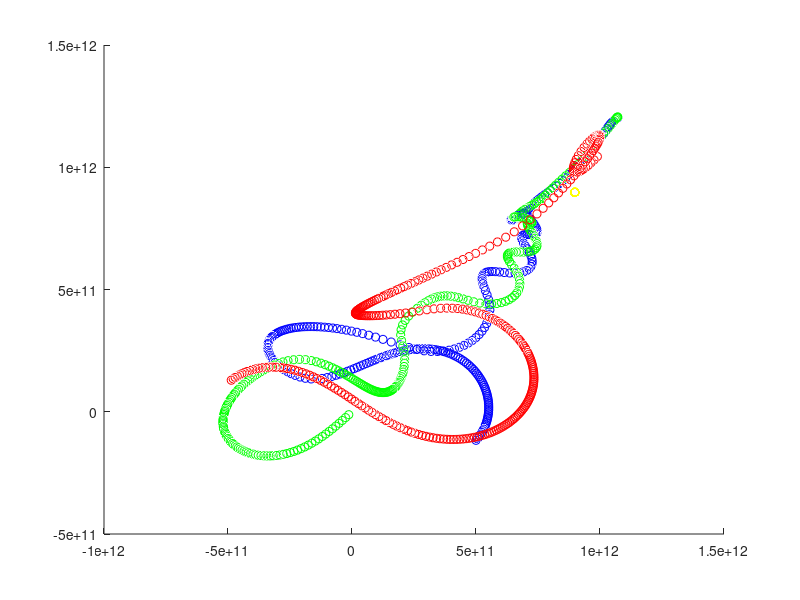

The MATLAB source for this figure:
% 3D  four body simulation

clear all
clc
close all
hold on


%axis([0 500000 0 10e+39])

h=60*60*240;

G= 6.67408 * 10^-11;

SM = 1.98855*10^30;

AU =1.49597871 * 10^11;


xa0 = 3.3030197*AU;
xav0 = 1.58743376*4.7437*10^3;
ya0 = -0.822771837*AU;
yav0 = 1.47221479*4.7437*10^3;
za0 = -0.822771837*AU;
zav0 = -1.47221479*4.7437*10^3;

xb0 = -3.3030197*AU;
xbv0 = 1.58743376*4.7437*10^3;
yb0 = 0.822771837*AU;
ybv0 = 1.47221479*4.7437*10^3;
zb0 = 0.822771837*AU;
zbv0 = 1.47221479*4.7437*10^3;

xc0 = 0;
xcv0 = -3.174867535*4.7437*10^3;
yc0 = 0;
ycv0 = -2.94442961*4.7437*10^3;
zc0 = 0;
zcv0 = -2.94442961*4.7437*10^3;

xd0 = 6*AU;
xdv0 = 1000;
yd0 = 6*AU;
ydv0 = 0;
zd0 = 6*AU;
zdv0 = 0;



%{
xa0 = AU;
xav0 = 0;
ya0 = 0;
yav0 = sqrt(G*SM*3/(AU*2));

xb0 = -AU;
xbv0 = 0;
yb0 = 0;
ybv0 = -sqrt(G*SM*3/(AU*2));

xc0 = 0;
xcv0 = 0;
yc0 = 0;
ycv0 = 0;
%}
E=zeros(50000,1);

for t = 1:300
    
    t 
    %step1
     xat1 = xa0 + h*(xav0)/3;
     xavt1 = xav0 - h*(G*SM*( (xa0-xb0)/( (xa0-xb0)^2+ (ya0-yb0)^2 +(za0-zb0)^2)^(3/2)   ...
                            + (xa0-xc0)/( (xa0-xc0)^2+ (ya0-yc0)^2 + (za0-zc0)^2)^(3/2) ...
                            + (xa0-xd0)/( (xa0-xd0)^2+ (ya0-yd0)^2 + (za0-zd0)^2)^(3/2)));
     
     xbt1 = xb0 + h*(xbv0)/3;
     xbvt1 = xbv0 - h*(G*SM*( (xb0-xa0)/( (xb0-xa0)^2+ (yb0-ya0)^2 +(zb0-za0)^2)^(3/2)     ... 
                             + (xb0-xc0)/( (xb0-xc0)^2+ (yb0-yc0)^2 +(zb0-zc0)^2)^(3/2)    ...
                             + (xb0-xd0)/( (xb0-xd0)^2+ (yb0-yd0)^2 +(zb0-zd0)^2)^(3/2)));
     
     xct1 = xc0 + h*(xcv0)/3;
     xcvt1 = xcv0 - h*(G*SM*( (xc0-xa0)/( (xc0-xa0)^2+ (yc0-ya0)^2 +(zc0-za0)^2)^(3/2)   ...
                            + (xc0-xb0)/( (xc0-xb0)^2+ (yc0-yb0)^2 +(zc0-zb0)^2)^(3/2)    ...
                            + (xc0-xd0)/( (xc0-xd0)^2+ (yc0-yd0)^2 +(zc0-zd0)^2)^(3/2)));
                            
     xdt1 = xd0 + h*(xdv0)/3;
     xdvt1 = xdv0 - h*(G*SM*( (xd0-xa0)/( (xd0-xa0)^2+ (yd0-ya0)^2 +(zd0-za0)^2)^(3/2)   ...
                            + (xd0-xb0)/( (xd0-xb0)^2+ (yd0-yb0)^2 +(zd0-zb0)^2)^(3/2)    ...
                            + (xd0-xc0)/( (xd0-xc0)^2+ (yd0-yc0)^2 +(zc0-zc0)^2)^(3/2)));
 
                            
                            
     
     yat1 = ya0 + h*(yav0)/3;
     yavt1 =yav0 - h*(G*SM*( (ya0-yb0)/( (xa0-xb0)^2+ (ya0-yb0)^2 +(za0-zb0)^2)^(3/2)      ...
                            + (ya0-yc0)/( (xa0-xc0)^2+ (ya0-yc0)^2 + (za0-zc0)^2)^(3/2)   ...
                            + (ya0-yd0)/( (xa0-xd0)^2+ (ya0-yd0)^2 + (za0-zd0)^2)^(3/2)));
     
     ybt1 = yb0 + h*(ybv0)/3;
     ybvt1 = ybv0 - h*(G*SM*( (yb0-ya0)/( (xb0-xa0)^2+ (yb0-ya0)^2 +(zb0-za0)^2)^(3/2)      ...
                             + (yb0-yc0)/( (xb0-xc0)^2+ (yb0-yc0)^2 +(zb0-zc0)^2)^(3/2)    ...
                             + (yb0-yd0)/( (xb0-xd0)^2+ (yb0-yd0)^2 +(zb0-zd0)^2)^(3/2)));
     
     yct1 = yc0 + h*(ycv0)/3;
     ycvt1 = ycv0 - h*(G*SM*( (yc0-ya0)/( (xc0-xa0)^2+ (yc0-ya0)^2 +(zc0-za0)^2)^(3/2)   ...
                            + (yc0-yb0)/( (xc0-xb0)^2+ (yc0-yb0)^2 +(zc0-zb0)^2)^(3/2)    ...
                            + (yc0-yd0)/( (xc0-xd0)^2+ (yc0-yd0)^2 +(zc0-zd0)^2)^(3/2)));
                            
     ydt1 = yd0 + h*(ydv0)/3;
     ydvt1 = ydv0 - h*(G*SM*( (yd0-ya0)/( (xd0-xa0)^2+ (yd0-ya0)^2 +(zd0-za0)^2)^(3/2)   ...
                            + (yd0-yb0)/( (xd0-xb0)^2+ (yd0-yb0)^2 +(zd0-zb0)^2)^(3/2)    ...
                            + (yd0-yc0)/( (xd0-xc0)^2+ (yd0-yc0)^2 +(zc0-zc0)^2)^(3/2)));
                            

                            
                            
                            
     zat1 = za0 + h*(zav0)/3;
     zavt1 =zav0 - h*(G*SM*( (ya0-yb0)/( (za0-zb0)^2+ (ya0-yb0)^2 +(za0-zb0)^2)^(3/2)      ...
                            + (ya0-yc0)/( (za0-zc0)^2+ (ya0-yc0)^2 + (za0-zc0)^2)^(3/2)   ...
                            + (ya0-yd0)/( (za0-zd0)^2+ (ya0-yd0)^2 + (za0-zd0)^2)^(3/2)));
 
     zbt1 = zb0 + h*(zbv0)/3;
     zbvt1 =zbv0 - h*(G*SM*( (zb0-za0)/( (xb0-xa0)^2+ (yb0-ya0)^2 +(zb0-za0)^2)^(3/2)      ...
                             + (zb0-zc0)/( (xb0-xc0)^2+ (yb0-yc0)^2 +(zb0-zc0)^2)^(3/2)    ...
                             + (zb0-zd0)/( (xb0-xd0)^2+ (yb0-yd0)^2 +(zb0-zd0)^2)^(3/2)));
     
     zct1 = zc0 + h*(zcv0)/3;
     zcvt1 = zcv0 - h*(G*SM*( (zc0-za0)/( (xc0-xa0)^2+ (yc0-ya0)^2 +(zc0-za0)^2)^(3/2)   ...
                            + (zc0-zb0)/( (xc0-xb0)^2+ (yc0-yb0)^2 +(zc0-zb0)^2)^(3/2)    ...
                            + (zc0-zd0)/( (xc0-xd0)^2+ (yc0-yd0)^2 +(zc0-zd0)^2)^(3/2)));
                            
     zdt1 = zd0 + h*(zdv0)/3;
     zdvt1 = zdv0 - h*(G*SM*( (zd0-za0)/( (xd0-xa0)^2+ (yd0-ya0)^2 +(zd0-za0)^2)^(3/2)   ...
                            + (zd0-zb0)/( (xd0-xb0)^2+ (yd0-yb0)^2 +(zd0-zb0)^2)^(3/2)    ...
                            + (zd0-zc0)/( (xd0-xc0)^2+ (yd0-yc0)^2 +(zc0-zc0)^2)^(3/2)));
                            
     

                            
                            
     %step 2
     
     xat2 = xa0 + 2*h*(xavt1)/3;
     xavt2 = xav0 - 2*h*(G*SM*( (xat1-xbt1)/( (xat1-xbt1)^2+ (yat1-ybt1)^2 + (zat1-zbt1)^2)^(3/2)     ... 
                              + (xat1-xct1)/( (xat1-xct1)^2+ (yat1-yct1)^2 + (zat1-zct1)^2)^(3/2)    ...
                              + (xat1-xdt1)/( (xat1-xdt1)^2+ (yat1-ydt1)^2 + (zat1-zdt1)^2)^(3/2)));
     
     xbt2 = xb0 + 2*h*(xbvt1)/3;
     xbvt2 = xbv0 - 2*h*(G*SM*( (xbt1-xat1)/( (xbt1-xat1)^2+ (ybt1-yat1)^2 + (zbt1-zat1)^2)^(3/2)    ...
                              + (xbt1-xct1)/( (xbt1-xct1)^2+ (ybt1-yct1)^2 + (zbt1-zct1)^2)^(3/2)    ...
                              + (xbt1-xdt1)/( (xbt1-xdt1)^2+ (ybt1-ydt1)^2 + (zbt1-zdt1)^2)^(3/2)));
     
     xct2 = xc0 + 2*h*(xcvt1)/3;
     xcvt2 = xcv0 - 2*h*(G*SM*( (xct1-xat1)/( (xct1-xat1)^2+ (yct1-yat1)^2 + (zct1-zat1)^2)^(3/2)      ...
                              + (xct1-xbt1)/( (xct1-xbt1)^2+ (yct1-ybt1)^2 + (zct1-zbt1)^2)^(3/2)    ...
                              + (xct1-xdt1)/( (xct1-xdt1)^2+ (yct1-ydt1)^2 + (zct1-zdt1)^2)^(3/2)));
     
     xdt2 = xd0 + 2*h*(xdvt1)/3;
     xdvt2 = xdv0 - 2*h*(G*SM*( (xdt1-xat1)/( (xdt1-xat1)^2+ (ydt1-yat1)^2 + (zdt1-zat1)^2)^(3/2)      ...
                              + (xdt1-xbt1)/( (xdt1-xbt1)^2+ (ydt1-ybt1)^2 + (zdt1-zbt1)^2)^(3/2)    ...
                              + (xdt1-xct1)/( (xdt1-xct1)^2+ (ydt1-yct1)^2 + (zdt1-zct1)^2)^(3/2)));
                              

                              
                              
     yat2 = ya0 + 2*h*(xavt1)/3;
     yavt2 = yav0 - 2*h*(G*SM*( (yat1-ybt1)/( (xat1-xbt1)^2+ (yat1-ybt1)^2 + (zat1-zbt1)^2)^(3/2)      ...
                              + (yat1-yct1)/( (xat1-xct1)^2+ (yat1-yct1)^2 + (zat1-zct1)^2)^(3/2)    ...
                              + (yat1-ydt1)/( (xat1-xdt1)^2+ (yat1-ydt1)^2 + (zat1-zdt1)^2)^(3/2)));
     
     ybt2 = yb0 + 2*h*(ybvt1)/3;
     ybvt2 = ybv0 - 2*h*(G*SM*( (ybt1-yat1)/( (xbt1-xat1)^2+ (ybt1-yat1)^2 + (zbt1-zat1)^2)^(3/2)    ...
                              + (ybt1-yct1)/( (xbt1-xct1)^2+ (ybt1-yct1)^2 + (zbt1-zct1)^2)^(3/2)    ...
                              + (ybt1-ydt1)/( (xbt1-xdt1)^2+ (ybt1-ydt1)^2 + (zbt1-zdt1)^2)^(3/2)));
     
     yct2 = yc0 + 2*h*(ycvt1)/3;
     ycvt2 = ycv0 - 2*h*(G*SM*( (yct1-yat1)/( (xct1-xat1)^2+ (yct1-yat1)^2 + (zct1-zat1)^2)^(3/2)      ...
                              + (yct1-ybt1)/( (xct1-xbt1)^2+ (yct1-ybt1)^2 + (zct1-zbt1)^2)^(3/2)    ...
                              + (yct1-ydt1)/( (xct1-xdt1)^2+ (yct1-ydt1)^2 + (zct1-zdt1)^2)^(3/2)));
     
     ydt2 = yd0 + 2*h*(ydvt1)/3;
     ydvt2 = ydv0 - 2*h*(G*SM*( (ydt1-yat1)/( (xdt1-xat1)^2+ (ydt1-yat1)^2 + (zdt1-zat1)^2)^(3/2)      ...
                              + (ydt1-ybt1)/( (xdt1-xbt1)^2+ (ydt1-ybt1)^2 + (zdt1-zbt1)^2)^(3/2)    ...
                              + (ydt1-yct1)/( (xdt1-xct1)^2+ (ydt1-yct1)^2 + (zdt1-zct1)^2)^(3/2)));
                              
                              
                              
                              
                              
     zat2 = za0 + 2*h*(xavt1)/3;
     zavt2 = zav0 - 2*h*(G*SM*( (zat1-zbt1)/( (xat1-xbt1)^2+ (yat1-ybt1)^2 + (zat1-zbt1)^2)^(3/2)      ...
                              + (zat1-zct1)/( (xat1-xct1)^2+ (yat1-yct1)^2 + (zat1-zct1)^2)^(3/2)    ...
                              + (zat1-zdt1)/( (xat1-xdt1)^2+ (yat1-ydt1)^2 + (zat1-zdt1)^2)^(3/2)));
     
     zbt2 = zb0 + 2*h*(zbvt1)/3;
     zbvt2 = zbv0 - 2*h*(G*SM*( (zbt1-zat1)/( (xbt1-xat1)^2+ (ybt1-yat1)^2 + (zbt1-zat1)^2)^(3/2)    ...
                              + (zbt1-zct1)/( (xbt1-xct1)^2+ (ybt1-yct1)^2 + (zbt1-zct1)^2)^(3/2)    ...
                              + (zbt1-zdt1)/( (xbt1-xdt1)^2+ (ybt1-ydt1)^2 + (zbt1-zdt1)^2)^(3/2)));
     
     zct2 = zc0 + 2*h*(zcvt1)/3;
     zcvt2 = zcv0 - 2*h*(G*SM*( (zct1-zat1)/( (xct1-xat1)^2+ (yct1-yat1)^2 + (zct1-zat1)^2)^(3/2)      ...
                              + (zct1-zbt1)/( (xct1-xbt1)^2+ (yct1-ybt1)^2 + (zct1-zbt1)^2)^(3/2)    ...
                              + (zct1-zdt1)/( (xct1-xdt1)^2+ (yct1-ydt1)^2 + (zct1-zdt1)^2)^(3/2)));
     
     zdt2 = zd0 + 2*h*(zdvt1)/3;
     zdvt2 = zdv0 - 2*h*(G*SM*( (zdt1-zat1)/( (xdt1-xat1)^2+ (ydt1-yat1)^2 + (zdt1-zat1)^2)^(3/2)      ...
                              + (zdt1-zbt1)/( (xdt1-xbt1)^2+ (ydt1-ybt1)^2 + (zdt1-zbt1)^2)^(3/2)    ...
                              + (zdt1-zct1)/( (xdt1-xct1)^2+ (ydt1-yct1)^2 + (zdt1-zct1)^2)^(3/2)));
                              
                              
                              
                              
                              
     
     % step 3
     
     xa1 = xa0 + h*(xav0 + 3*xavt2)/4;
     xav1 = xav0 - h*( G*SM*( (xa0-xb0)/( (xa0-xb0)^2+ (ya0-yb0)^2 + (za0-zb0)^2)^(3/2)     ...
                            + (xa0-xc0)/( (xa0-xc0)^2+ (ya0-yc0)^2 + (za0-zc0)^2)^(3/2) ...
                            + (xa0-xd0)/( (xa0-xd0)^2+ (ya0-yd0)^2 + (za0-zd0)^2)^(3/2)) ...
                   + 3*G*SM*( (xat2-xbt2)/( (xat2-xbt2)^2+ (yat2-ybt2)^2 + (zat2-zbt2)^2)^(3/2)  ...
                            + (xat2-xct2)/( (xat2-xct2)^2+ (yat2-yct2)^2 + (zat2-zct2)^2)^(3/2)  ...
                            + (xat2-xdt2)/( (xat2-xdt2)^2+ (yat2-ydt2)^2 + (zat2-zdt2)^2)^(3/2)))/4;
     
     xb1 = xb0 + h*(xbv0 + 3*xbvt2)/4;
     xbv1 = xbv0 - h*( G*SM*( (xb0-xa0)/( (xb0-xa0)^2+ (yb0-ya0)^2 + (zb0-za0)^2)^(3/2)  ...
                            + (xb0-xc0)/( (xb0-xc0)^2+ (yb0-yc0)^2 + (zb0-zc0)^2)^(3/2) ...
                            + (xb0-xd0)/( (xb0-xd0)^2+ (yb0-yd0)^2 + (zb0-zd0)^2)^(3/2))  ...        
                   + 3*G*SM*( (xbt2-xat2)/( (xbt2-xat2)^2+ (ybt2-yat2)^2 + (zbt2-zat2)^2)^(3/2) ...
                            + (xbt2-xct2)/( (xbt2-xct2)^2+ (ybt2-yct2)^2 + (zbt2-zct2)^2)^(3/2) ...
                            + (xbt2-xdt2)/( (xbt2-xdt2)^2+ (ybt2-ydt2)^2 + (zbt2-zdt2)^2)^(3/2)))/4;

                        
     xc1 = xc0 + h*(xcv0 + 3*xcvt2)/4;
     xcv1 = xcv0 - h*( G*SM*( (xc0-xa0)/( (xc0-xa0)^2+ (yc0-ya0)^2 + (zc0-za0)^2)^(3/2)  ...
                            + (xc0-xb0)/( (xc0-xb0)^2+ (yc0-yb0)^2 + (zc0-zb0)^2)^(3/2) ...
                            + (xc0-xd0)/( (xc0-xd0)^2+ (yc0-yd0)^2 + (zc0-zd0)^2)^(3/2))  ...        
                   + 3*G*SM*( (xct2-xat2)/( (xct2-xat2)^2+ (yct2-yat2)^2 + (zct2-zat2)^2)^(3/2) ...
                            + (xct2-xbt2)/( (xct2-xbt2)^2+ (yct2-ybt2)^2 + (zct2-zbt2)^2)^(3/2) ...
                            + (xct2-xdt2)/( (xct2-xdt2)^2+ (yct2-ydt2)^2 + (zct2-zdt2)^2)^(3/2)))/4;
                        
     xd1 = xd0 + h*(xdv0 + 3*xdvt2)/4;
     xdv1 = xdv0 - h*( G*SM*( (xd0-xa0)/( (xd0-xa0)^2+ (yd0-ya0)^2 + (zd0-za0)^2)^(3/2)  ...
                            + (xd0-xb0)/( (xd0-xb0)^2+ (yd0-yb0)^2 + (zd0-zb0)^2)^(3/2) ...
                            + (xd0-xc0)/( (xd0-xc0)^2+ (yd0-yc0)^2 + (zd0-zc0)^2)^(3/2))  ...        
                   + 3*G*SM*( (xdt2-xat2)/( (xdt2-xat2)^2+ (ydt2-yat2)^2 + (zdt2-zat2)^2)^(3/2) ...
                            + (xdt2-xbt2)/( (xdt2-xbt2)^2+ (ydt2-ybt2)^2 + (zdt2-zbt2)^2)^(3/2) ...
                            + (xdt2-xct2)/( (xdt2-xct2)^2+ (ydt2-yct2)^2 + (zdt2-zct2)^2)^(3/2)))/4;
                        

 
                        
                        
     ya1 = ya0 + h*(yav0 + 3*yavt2)/4;
     yav1 = yav0 - h*( G*SM*( (ya0-yb0)/( (xa0-xb0)^2+ (ya0-yb0)^2 + (za0-zb0)^2)^(3/2)     ...
                            + (ya0-yc0)/( (xa0-xc0)^2+ (ya0-yc0)^2 + (za0-zc0)^2)^(3/2) ...
                            + (ya0-yd0)/( (xa0-xd0)^2+ (ya0-yd0)^2 + (za0-zd0)^2)^(3/2)) ...
                   + 3*G*SM*( (yat2-ybt2)/( (xat2-xbt2)^2+ (yat2-ybt2)^2 + (zat2-zbt2)^2)^(3/2)  ...
                            + (yat2-yct2)/( (xat2-xct2)^2+ (yat2-yct2)^2 + (zat2-zct2)^2)^(3/2)  ...
                            + (yat2-ydt2)/( (xat2-xdt2)^2+ (yat2-ydt2)^2 + (zat2-zdt2)^2)^(3/2)))/4;
     
     yb1 = yb0 + h*(ybv0 + 3*ybvt2)/4;
     ybv1 = ybv0 - h*( G*SM*( (yb0-ya0)/( (xb0-xa0)^2+ (yb0-ya0)^2 + (zb0-za0)^2)^(3/2)  ...
                            + (yb0-yc0)/( (xb0-xc0)^2+ (yb0-yc0)^2 + (zb0-zc0)^2)^(3/2) ...
                            + (yb0-yd0)/( (xb0-xd0)^2+ (yb0-yd0)^2 + (zb0-zd0)^2)^(3/2))  ...        
                   + 3*G*SM*( (ybt2-yat2)/( (xbt2-xat2)^2+ (ybt2-yat2)^2 + (zbt2-zat2)^2)^(3/2) ...
                            + (ybt2-yct2)/( (xbt2-xct2)^2+ (ybt2-yct2)^2 + (zbt2-zct2)^2)^(3/2) ...
                            + (ybt2-ydt2)/( (xbt2-xdt2)^2+ (ybt2-ydt2)^2 + (zbt2-zdt2)^2)^(3/2)))/4;

                        
     yc1 = yc0 + h*(ycv0 + 3*ycvt2)/4;
     ycv1 = ycv0 - h*( G*SM*( (yc0-ya0)/( (xc0-xa0)^2+ (yc0-ya0)^2 + (zc0-za0)^2)^(3/2)  ...
                            + (yc0-yb0)/( (xc0-xb0)^2+ (yc0-yb0)^2 + (zc0-zb0)^2)^(3/2) ...
                            + (yc0-yd0)/( (xc0-xd0)^2+ (yc0-yd0)^2 + (zc0-zd0)^2)^(3/2))  ...        
                   + 3*G*SM*( (yct2-yat2)/( (xct2-xat2)^2+ (yct2-yat2)^2 + (zct2-zat2)^2)^(3/2) ...
                            + (yct2-ybt2)/( (xct2-xbt2)^2+ (yct2-ybt2)^2 + (zct2-zbt2)^2)^(3/2) ...
                            + (yct2-ydt2)/( (xct2-xdt2)^2+ (yct2-ydt2)^2 + (zct2-zdt2)^2)^(3/2)))/4;
                        
     yd1 = yd0 + h*(ydv0 + 3*ydvt2)/4;
     ydv1 = ydv0 - h*( G*SM*( (yd0-ya0)/( (xd0-xa0)^2+ (yd0-ya0)^2 + (zd0-za0)^2)^(3/2)  ...
                            + (yd0-yb0)/( (xd0-xb0)^2+ (yd0-yb0)^2 + (zd0-zb0)^2)^(3/2) ...
                            + (yd0-yc0)/( (xd0-xc0)^2+ (yd0-yc0)^2 + (zd0-zc0)^2)^(3/2))  ...        
                   + 3*G*SM*( (ydt2-yat2)/( (xdt2-xat2)^2+ (ydt2-yat2)^2 + (zdt2-zat2)^2)^(3/2) ...
                            + (ydt2-ybt2)/( (xdt2-xbt2)^2+ (ydt2-ybt2)^2 + (zdt2-zbt2)^2)^(3/2) ...
                            + (ydt2-yct2)/( (xdt2-xct2)^2+ (ydt2-yct2)^2 + (zdt2-zct2)^2)^(3/2)))/4;
                        
                        
                        

     za1 = za0 + h*(zav0 + 3*zavt2)/4;
     zav1 = zav0 - h*( G*SM*( (za0-zb0)/( (xa0-xb0)^2+ (ya0-yb0)^2 + (za0-zb0)^2)^(3/2)     ...
                            + (za0-zc0)/( (xa0-xc0)^2+ (ya0-yc0)^2 + (za0-zc0)^2)^(3/2) ...
                            + (za0-zd0)/( (xa0-xd0)^2+ (ya0-yd0)^2 + (za0-zd0)^2)^(3/2)) ...
                   + 3*G*SM*( (zat2-zbt2)/( (xat2-xbt2)^2+ (yat2-ybt2)^2 + (zat2-zbt2)^2)^(3/2)  ...
                            + (zat2-zct2)/( (xat2-xct2)^2+ (yat2-yct2)^2 + (zat2-zct2)^2)^(3/2)  ...
                            + (zat2-zdt2)/( (xat2-xdt2)^2+ (yat2-ydt2)^2 + (zat2-zdt2)^2)^(3/2)))/4;
     
     zb1 = zb0 + h*(zbv0 + 3*zbvt2)/4;
     zbv1 = zbv0 - h*( G*SM*( (zb0-za0)/( (xb0-xa0)^2+ (yb0-ya0)^2 + (zb0-za0)^2)^(3/2)  ...
                            + (zb0-zc0)/( (xb0-xc0)^2+ (yb0-yc0)^2 + (zb0-zc0)^2)^(3/2) ...
                            + (zb0-zd0)/( (xb0-xd0)^2+ (yb0-yd0)^2 + (zb0-zd0)^2)^(3/2))  ...        
                   + 3*G*SM*( (zbt2-zat2)/( (xbt2-xat2)^2+ (ybt2-yat2)^2 + (zbt2-zat2)^2)^(3/2) ...
                            + (zbt2-zct2)/( (xbt2-xct2)^2+ (ybt2-yct2)^2 + (zbt2-zct2)^2)^(3/2) ...
                            + (zbt2-zdt2)/( (xbt2-xdt2)^2+ (ybt2-ydt2)^2 + (zbt2-zdt2)^2)^(3/2)))/4;

                        
     zc1 = zc0 + h*(zcv0 + 3*zcvt2)/4;
     zcv1 = zcv0 - h*( G*SM*( (zc0-za0)/( (xc0-xa0)^2+ (yc0-ya0)^2 + (zc0-za0)^2)^(3/2)  ...
                            + (zc0-zb0)/( (xc0-xb0)^2+ (yc0-yb0)^2 + (zc0-zb0)^2)^(3/2) ...
                            + (zc0-zd0)/( (xc0-xd0)^2+ (yc0-yd0)^2 + (zc0-zd0)^2)^(3/2))  ...        
                   + 3*G*SM*( (zct2-zat2)/( (xct2-xat2)^2+ (yct2-yat2)^2 + (zct2-zat2)^2)^(3/2) ...
                            + (zct2-zbt2)/( (xct2-xbt2)^2+ (yct2-ybt2)^2 + (zct2-zbt2)^2)^(3/2) ...
                            + (zct2-zdt2)/( (xct2-xdt2)^2+ (yct2-ydt2)^2 + (zct2-zdt2)^2)^(3/2)))/4;
                        
     zd1 = zd0 + h*(zdv0 + 3*zdvt2)/4;
     zdv1 = zdv0 - h*( G*SM*( (zd0-za0)/( (xd0-xa0)^2+ (yd0-ya0)^2 + (zd0-za0)^2)^(3/2)  ...
                            + (zd0-zb0)/( (xd0-xb0)^2+ (yd0-yb0)^2 + (zd0-zb0)^2)^(3/2) ...
                            + (zd0-zc0)/( (xd0-xc0)^2+ (yd0-yc0)^2 + (zd0-zc0)^2)^(3/2))  ...        
                   + 3*G*SM*( (zdt2-zat2)/( (xdt2-xat2)^2+ (ydt2-yat2)^2 + (zdt2-zat2)^2)^(3/2) ...
                            + (zdt2-zbt2)/( (xdt2-xbt2)^2+ (ydt2-ybt2)^2 + (zdt2-zbt2)^2)^(3/2) ...
                            + (zdt2-zct2)/( (xdt2-xct2)^2+ (ydt2-yct2)^2 + (zdt2-zct2)^2)^(3/2)))/4;
                        
                        
                        
                        
         
    
     KE = 0.5*SM*( xav1*xav1 + xbv1*xbv1 + xcv1*xcv1  + xdv1*xdv1 ...
                 + yav1*yav1 + ybv1*ybv1 + ycv1*ycv1  + ydv1*ydv1 ...
                 + zav1*zav1 + zbv1*ybv1 + zcv1*ycv1  + zdv1*ydv1 );
     
     PE = -G*SM*( ( (xa1-xb1)^2+ (ya1-yb1)^2 + (za1-zb1)^2)^(-1/2) ...
                 + ((xb1-xc1)^2+ (yb1-yc1)^2 + (zb1-zc1)^2)^(-1/2) ...
                 + ((xa1-xc1)^2+ (ya1-yc1)^2 + (za1-zc1)^2)^(-1/2) ...
                 + ((xa1-xd1)^2+ (ya1-yd1)^2 + (za1-zd1)^2)^(-1/2) ...
                 + ((xb1-xd1)^2+ (yb1-yd1)^2 + (zb1-zd1)^2)^(-1/2) ...
                 + ((xd1-xc1)^2+ (yd1-yc1)^2 + (zd1-zc1)^2)^(-1/2) );
     
     E(t)= KE+PE;
     
    
     
     
     plot3(xa1,ya1,za1,'bo');
     
     plot3(xb1,yb1,zb1,'ro');
    
     plot3(xc1,yc1,zc1,'go');
     
     plot3(xd1,yd1,zd1,'yo');
     
     pause(.0000001);
     
     
     
    
    
     
   
     
     xa0= xa1;
     xav0=xav1;
     
     xb0= xb1;
     xbv0=xbv1;
     
     xc0= xc1;
     xcv0=xcv1;
     
     ya0= ya1;
     yav0=yav1;
     
     yb0= yb1;
     ybv0=ybv1;
     
     yc0= yc1;
     ycv0=ycv1;
     
     
end

figure();
     plot(E);
     
     
     
     
     
